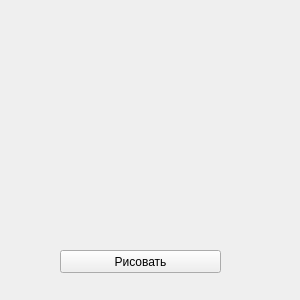
<?xml version="1.0" encoding="UTF-8"?>
<ui version="4.0">
 <class>Form</class>
 <widget class="QWidget" name="Form">
  <property name="geometry">
   <rect>
    <x>0</x>
    <y>0</y>
    <width>300</width>
    <height>300</height>
   </rect>
  </property>
  <property name="minimumSize">
   <size>
    <width>300</width>
    <height>300</height>
   </size>
  </property>
  <property name="maximumSize">
   <size>
    <width>300</width>
    <height>300</height>
   </size>
  </property>
  <property name="windowTitle">
   <string>Form</string>
  </property>
  <widget class="QPushButton" name="pushButton">
   <property name="geometry">
    <rect>
     <x>60</x>
     <y>250</y>
     <width>161</width>
     <height>23</height>
    </rect>
   </property>
   <property name="text">
    <string>Рисовать</string>
   </property>
  </widget>
  <widget class="QLabel" name="label">
   <property name="geometry">
    <rect>
     <x>20</x>
     <y>20</y>
     <width>261</width>
     <height>221</height>
    </rect>
   </property>
   <property name="text">
    <string>&lt;html&gt;&lt;head/&gt;&lt;body&gt;&lt;p&gt;&lt;br/&gt;&lt;/p&gt;&lt;/body&gt;&lt;/html&gt;</string>
   </property>
  </widget>
 </widget>
 <resources/>
 <connections/>
</ui>
